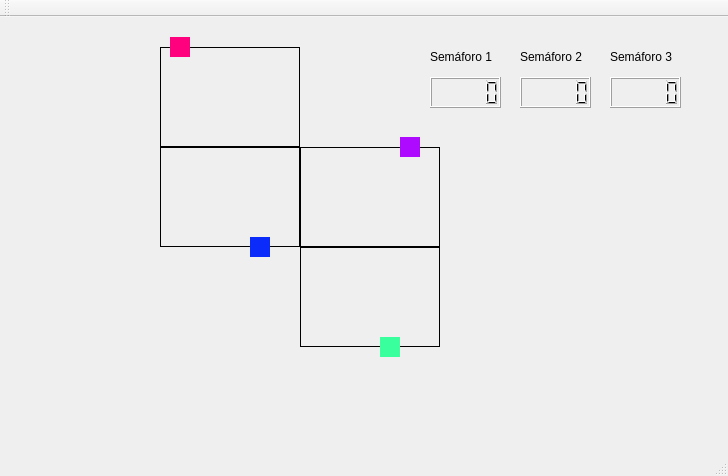
<?xml version="1.0" encoding="UTF-8"?>
<ui version="4.0">
 <class>MainWindow</class>
 <widget class="QMainWindow" name="MainWindow">
  <property name="geometry">
   <rect>
    <x>0</x>
    <y>0</y>
    <width>728</width>
    <height>476</height>
   </rect>
  </property>
  <property name="windowTitle">
   <string>MainWindow</string>
  </property>
  <widget class="QWidget" name="centralWidget">
   <widget class="QLabel" name="labelTrem01">
    <property name="geometry">
     <rect>
      <x>250</x>
      <y>220</y>
      <width>20</width>
      <height>20</height>
     </rect>
    </property>
    <property name="styleSheet">
     <string notr="true">background-color: rgb(11, 43, 250)</string>
    </property>
    <property name="text">
     <string/>
    </property>
   </widget>
   <widget class="QLabel" name="labelTrilho02">
    <property name="geometry">
     <rect>
      <x>300</x>
      <y>130</y>
      <width>140</width>
      <height>100</height>
     </rect>
    </property>
    <property name="styleSheet">
     <string notr="true">background-color: transparent;
border: 1px solid black</string>
    </property>
    <property name="text">
     <string/>
    </property>
   </widget>
   <widget class="QLabel" name="labelTrilho00">
    <property name="geometry">
     <rect>
      <x>160</x>
      <y>30</y>
      <width>140</width>
      <height>100</height>
     </rect>
    </property>
    <property name="styleSheet">
     <string notr="true">background-color: transparent;
border: 1px solid black</string>
    </property>
    <property name="text">
     <string/>
    </property>
   </widget>
   <widget class="QLabel" name="labelTrem00">
    <property name="geometry">
     <rect>
      <x>170</x>
      <y>20</y>
      <width>20</width>
      <height>20</height>
     </rect>
    </property>
    <property name="styleSheet">
     <string notr="true">background-color: rgb(255, 0, 127)
</string>
    </property>
    <property name="text">
     <string/>
    </property>
   </widget>
   <widget class="QLabel" name="labelTrem02">
    <property name="geometry">
     <rect>
      <x>400</x>
      <y>120</y>
      <width>20</width>
      <height>20</height>
     </rect>
    </property>
    <property name="styleSheet">
     <string notr="true">background-color: rgb(174, 10, 255)</string>
    </property>
    <property name="text">
     <string/>
    </property>
   </widget>
   <widget class="QLabel" name="labelTrem03">
    <property name="geometry">
     <rect>
      <x>380</x>
      <y>320</y>
      <width>20</width>
      <height>20</height>
     </rect>
    </property>
    <property name="styleSheet">
     <string notr="true">background-color: rgb(58, 255, 157)</string>
    </property>
    <property name="text">
     <string/>
    </property>
   </widget>
   <widget class="QLabel" name="labelTrilho03">
    <property name="geometry">
     <rect>
      <x>300</x>
      <y>230</y>
      <width>140</width>
      <height>100</height>
     </rect>
    </property>
    <property name="styleSheet">
     <string notr="true">background-color: transparent;
border: 1px solid black</string>
    </property>
    <property name="text">
     <string/>
    </property>
   </widget>
   <widget class="QLabel" name="labelTrilho01">
    <property name="geometry">
     <rect>
      <x>160</x>
      <y>130</y>
      <width>140</width>
      <height>100</height>
     </rect>
    </property>
    <property name="styleSheet">
     <string notr="true">background-color: transparent;
border: 1px solid black</string>
    </property>
    <property name="text">
     <string/>
    </property>
   </widget>
   <widget class="QLabel" name="label_4">
    <property name="geometry">
     <rect>
      <x>430</x>
      <y>30</y>
      <width>81</width>
      <height>20</height>
     </rect>
    </property>
    <property name="text">
     <string>Semáforo 1</string>
    </property>
   </widget>
   <widget class="QLCDNumber" name="count1">
    <property name="geometry">
     <rect>
      <x>430</x>
      <y>60</y>
      <width>71</width>
      <height>31</height>
     </rect>
    </property>
   </widget>
   <widget class="QLabel" name="label">
    <property name="geometry">
     <rect>
      <x>520</x>
      <y>30</y>
      <width>81</width>
      <height>20</height>
     </rect>
    </property>
    <property name="text">
     <string>Semáforo 2</string>
    </property>
   </widget>
   <widget class="QLCDNumber" name="count2">
    <property name="geometry">
     <rect>
      <x>520</x>
      <y>60</y>
      <width>71</width>
      <height>31</height>
     </rect>
    </property>
   </widget>
   <widget class="QLabel" name="label_5">
    <property name="geometry">
     <rect>
      <x>610</x>
      <y>30</y>
      <width>81</width>
      <height>20</height>
     </rect>
    </property>
    <property name="text">
     <string>Semáforo 3</string>
    </property>
   </widget>
   <widget class="QLCDNumber" name="count3">
    <property name="geometry">
     <rect>
      <x>610</x>
      <y>60</y>
      <width>71</width>
      <height>31</height>
     </rect>
    </property>
   </widget>
   <widget class="QLabel" name="trainS1">
    <property name="geometry">
     <rect>
      <x>430</x>
      <y>60</y>
      <width>31</width>
      <height>31</height>
     </rect>
    </property>
    <property name="styleSheet">
     <string notr="true">
</string>
    </property>
    <property name="text">
     <string/>
    </property>
   </widget>
   <widget class="QLabel" name="trainS2">
    <property name="geometry">
     <rect>
      <x>519</x>
      <y>60</y>
      <width>31</width>
      <height>31</height>
     </rect>
    </property>
    <property name="styleSheet">
     <string notr="true"/>
    </property>
    <property name="text">
     <string/>
    </property>
   </widget>
   <widget class="QLabel" name="trainS3">
    <property name="geometry">
     <rect>
      <x>610</x>
      <y>60</y>
      <width>31</width>
      <height>31</height>
     </rect>
    </property>
    <property name="styleSheet">
     <string notr="true"/>
    </property>
    <property name="text">
     <string/>
    </property>
   </widget>
   <zorder>labelTrilho02</zorder>
   <zorder>labelTrilho00</zorder>
   <zorder>labelTrilho03</zorder>
   <zorder>labelTrilho01</zorder>
   <zorder>labelTrem01</zorder>
   <zorder>labelTrem03</zorder>
   <zorder>labelTrem02</zorder>
   <zorder>labelTrem00</zorder>
   <zorder>label_4</zorder>
   <zorder>count1</zorder>
   <zorder>label</zorder>
   <zorder>count2</zorder>
   <zorder>label_5</zorder>
   <zorder>count3</zorder>
   <zorder>trainS1</zorder>
   <zorder>trainS2</zorder>
   <zorder>trainS3</zorder>
  </widget>
  <widget class="QMenuBar" name="menuBar">
   <property name="geometry">
    <rect>
     <x>0</x>
     <y>0</y>
     <width>728</width>
     <height>19</height>
    </rect>
   </property>
  </widget>
  <widget class="QToolBar" name="mainToolBar">
   <attribute name="toolBarArea">
    <enum>TopToolBarArea</enum>
   </attribute>
   <attribute name="toolBarBreak">
    <bool>false</bool>
   </attribute>
  </widget>
  <widget class="QStatusBar" name="statusBar"/>
 </widget>
 <layoutdefault spacing="6" margin="11"/>
 <resources/>
 <connections/>
</ui>
